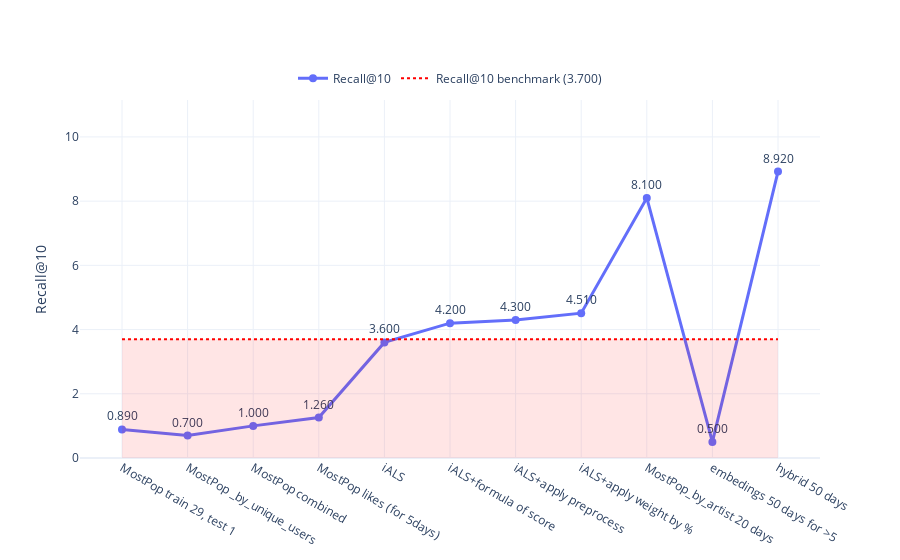
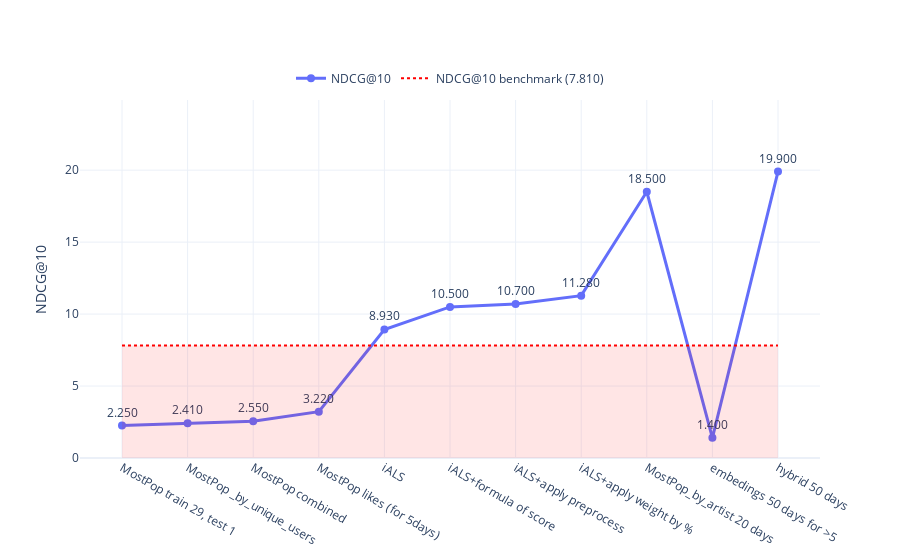

Notebook cell for these charts, in order:
### Code cell
import plotly.graph_objects as go

def plot_metric_with_benchmark(
    metric_name: str,
    metric_values: list[float],
    experiment_names: list[str],
    benchmark_value: float | None = None,
    dashed: bool = False,
    fill_color: str = "rgba(255, 0, 0, 0.1)"  # красный с прозрачностью
):
    """
    Рисует график метрики по экспериментам + горизонтальную линию-бенчмарк
    + подсветку (заливку) до линии бенчмарка.
    """

    if len(metric_values) != len(experiment_names):
        raise ValueError("Длины metric_values и experiment_names должны совпадать")

    fig = go.Figure()

    # === Основная линия метрики ===
    fig.add_trace(go.Scatter(
        x=experiment_names,
        y=metric_values,
        mode="lines+markers+text",
        name=metric_name,
        text=[f"{v:.3f}" for v in metric_values],
        textposition="top center",
        line=dict(width=3, dash="dash" if dashed else "solid"),
        marker=dict(size=8)
    ))

    # === Горизонтальная линия-бенчмарк ===
    if benchmark_value is not None:
        # Заливка до бенчмарка
        fig.add_trace(go.Scatter(
            x=[experiment_names[0], experiment_names[-1], experiment_names[-1], experiment_names[0]],
            y=[0, 0, benchmark_value, benchmark_value],
            fill="toself",
            fillcolor=fill_color,
            line=dict(color="rgba(255,0,0,0)"),  # без контура
            hoverinfo="skip",
            showlegend=False
        ))

        # Линия-бенчмарк
        fig.add_trace(go.Scatter(
            x=[experiment_names[0], experiment_names[-1]],
            y=[benchmark_value, benchmark_value],
            mode="lines",
            name=f"{metric_name} benchmark ({benchmark_value:.3f})",
            line=dict(width=2, dash="dot", color="red")
        ))

    # === Настройки осей и оформления ===
    y_max = max(metric_values + ([benchmark_value] if benchmark_value else [0])) * 1.25

    fig.update_layout(
        yaxis_title=metric_name,
        yaxis=dict(range=[0, y_max]),
        template="plotly_white",
        hovermode="x unified",
        legend=dict(
            orientation="h",
            yanchor="bottom",
            y=1.02,
            xanchor="center",
            x=0.5
        )
    )

    return fig



experiments = [
    "MostPop train 29, test 1",
    "MostPop _by_unique_users",
    "MostPop combined",
        "MostPop likes (for 5days)", 
    "iALS",
    "iALS+formula of score",
    "iALS+apply preprocess",
    "iALS+apply weight by %",
    # "MostPop_by_artist",
    "MostPop_by_artist 20 days",
    "embedings 50 days for >5",
    "hybrid 50 days ",
    

]


recall_scores = [0.89, 0.70, 1.00, 1.26, 3.6, 4.2, 4.3, 4.51, 8.1, 0.5, 8.92]
ndcg_scores   = [2.25, 2.41, 2.55,  3.22, 8.93, 10.5, 10.7, 11.28, 18.5, 1.4, 19.9]


# 1) график Recall@10
fig_recall = plot_metric_with_benchmark(
    "Recall@10", recall_scores, experiments,
    benchmark_value=3.7,    # максимум авторов по Recall
    dashed=False
)
fig_recall.show()

# 2) график NDCG@10
fig_ndcg = plot_metric_with_benchmark(
    "NDCG@10", ndcg_scores, experiments,
    benchmark_value=7.81,    # максимум авторов по NDCG
    dashed=False              # отличим стиль линий, если хочешь
)
fig_ndcg.show()

# После ужесточения условий точность просела - что логично. ПРи очиске лайков особо ничего не поменялось а так же при 
# На ранних этапах было принято решение увеличить время предсказания так как 1 день слишком жестко а 299 на трейне слишком много, много обобщения
# для ALS пришлось повысить длину вектора

### Figure 1 — Plotly figure (JSON) as saved in the notebook; plotly's stock layout.template omitted (floating-point values rounded to 4 significant figures)
{"data": [{"line": {"dash": "solid", "width": 3}, "marker": {"size": 8}, "mode": "lines+markers+text", "name": "Recall@10", "text": ["0.890", "0.700", "1.000", "1.260", "3.600", "4.200", "4.300", "4.510", "8.100", "0.500", "8.920"], "textposition": "top center", "type": "scatter", "x": ["MostPop train 29, test 1", "MostPop _by_unique_users", "MostPop combined", "MostPop likes (for 5days)", "iALS", "iALS+formula of score", "iALS+apply preprocess", "iALS+apply weight by %", "MostPop_by_artist 20 days", "embedings 50 days for >5", "hybrid 50 days "], "y": [0.89, 0.7, 1, 1.26, 3.6, 4.2, 4.3, 4.51, 8.1, 0.5, 8.92]}, {"fill": "toself", "fillcolor": "rgba(255, 0, 0, 0.1)", "hoverinfo": "skip", "line": {"color": "rgba(255,0,0,0)"}, "showlegend": false, "type": "scatter", "x": ["MostPop train 29, test 1", "hybrid 50 days ", "hybrid 50 days ", "MostPop train 29, test 1"], "y": [0, 0, 3.7, 3.7]}, {"line": {"color": "red", "dash": "dot", "width": 2}, "mode": "lines", "name": "Recall@10 benchmark (3.700)", "type": "scatter", "x": ["MostPop train 29, test 1", "hybrid 50 days "], "y": [3.7, 3.7]}], "layout": {"hovermode": "x unified", "legend": {"orientation": "h", "x": 0.5, "xanchor": "center", "y": 1.02, "yanchor": "bottom"}, "yaxis": {"range": [0, 11.15], "title": {"text": "Recall@10"}}}}

### Figure 2 — Plotly figure (JSON) as saved in the notebook; plotly's stock layout.template omitted (floating-point values rounded to 4 significant figures)
{"data": [{"line": {"dash": "solid", "width": 3}, "marker": {"size": 8}, "mode": "lines+markers+text", "name": "NDCG@10", "text": ["2.250", "2.410", "2.550", "3.220", "8.930", "10.500", "10.700", "11.280", "18.500", "1.400", "19.900"], "textposition": "top center", "type": "scatter", "x": ["MostPop train 29, test 1", "MostPop _by_unique_users", "MostPop combined", "MostPop likes (for 5days)", "iALS", "iALS+formula of score", "iALS+apply preprocess", "iALS+apply weight by %", "MostPop_by_artist 20 days", "embedings 50 days for >5", "hybrid 50 days "], "y": [2.25, 2.41, 2.55, 3.22, 8.93, 10.5, 10.7, 11.28, 18.5, 1.4, 19.9]}, {"fill": "toself", "fillcolor": "rgba(255, 0, 0, 0.1)", "hoverinfo": "skip", "line": {"color": "rgba(255,0,0,0)"}, "showlegend": false, "type": "scatter", "x": ["MostPop train 29, test 1", "hybrid 50 days ", "hybrid 50 days ", "MostPop train 29, test 1"], "y": [0, 0, 7.81, 7.81]}, {"line": {"color": "red", "dash": "dot", "width": 2}, "mode": "lines", "name": "NDCG@10 benchmark (7.810)", "type": "scatter", "x": ["MostPop train 29, test 1", "hybrid 50 days "], "y": [7.81, 7.81]}], "layout": {"hovermode": "x unified", "legend": {"orientation": "h", "x": 0.5, "xanchor": "center", "y": 1.02, "yanchor": "bottom"}, "yaxis": {"range": [0, 24.88], "title": {"text": "NDCG@10"}}}}
